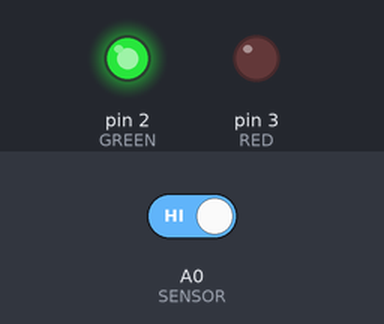
Recording of a sketch running on a simulated Arduino Uno, built with avr-gcc and run on an emulated ATmega328P. Shown: output pins drawn as LEDs (lit = HIGH). The test bench sets the inputs (shaded band); at power-on: A0 (SENSOR) HIGH.

Above: at 1.2 s.
1.3 s: A0 (SENSOR) driven LOW
At 2.0 s:
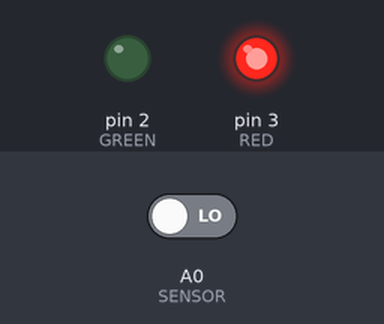
2.9 s: A0 (SENSOR) driven HIGH
At 4.4 s:
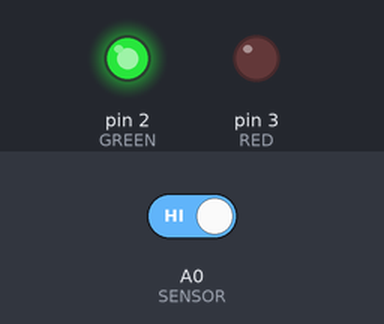
Timing chart, 0 to 5.9 s (numbered marks = the images above; inputs shaded):
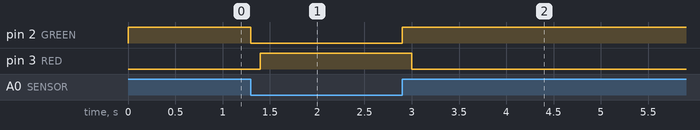

The sketch:

break_beam.ino
```cpp
#define SENSOR A0
#define RED 3
#define GREEN 2

void setup()
{
  pinMode(RED, OUTPUT);
  pinMode(GREEN, OUTPUT);
  pinMode(SENSOR, INPUT);
}

void loop()
{
  if(digitalRead(SENSOR) == LOW)
  {
    digitalWrite(GREEN, LOW);
    delay(100);
    digitalWrite(RED, HIGH);
  }
  else
  {
    digitalWrite(GREEN, HIGH);
    delay(100);
    digitalWrite(RED, LOW);
  }
}
```

Measured:
- after the input at 1.3 s, pin 2 (GREEN): HIGH → LOW at once; pin 3 (RED): LOW → HIGH after 0.10 s
- after the input at 2.9 s, pin 2 (GREEN): LOW → HIGH at once; pin 3 (RED): HIGH → LOW after 0.10 s
